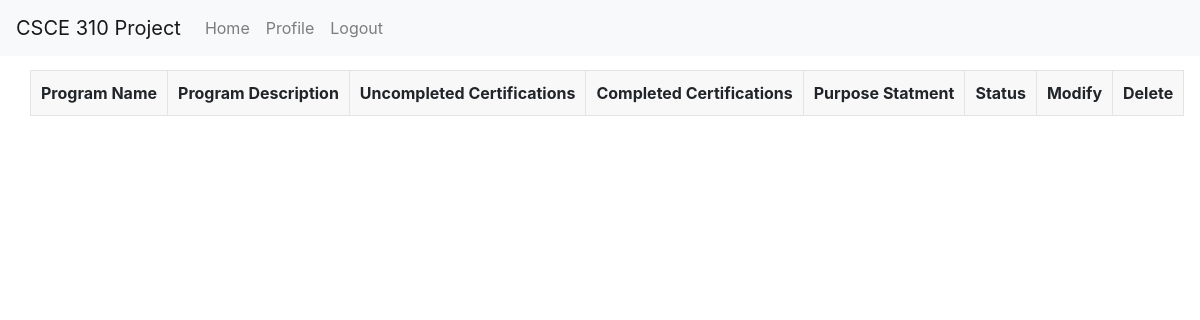
The app's page /app/application_review (signed in), older data.
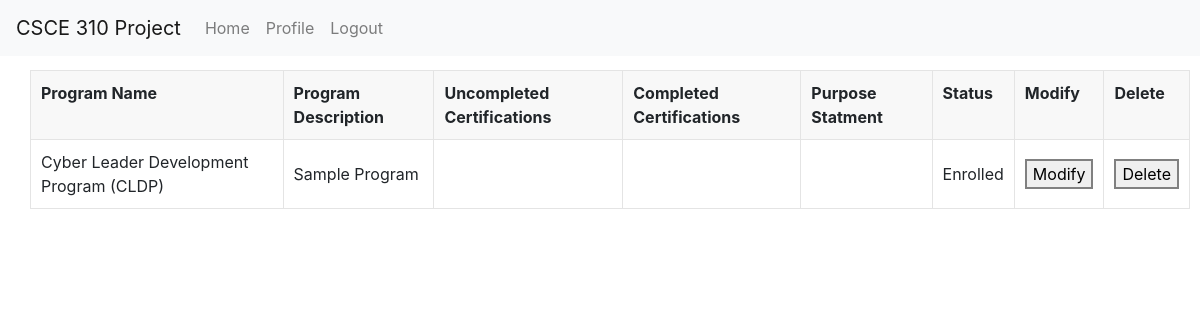
The same page, newer data.
### tables this page shows
CREATE TABLE Application (
                    app_num INTEGER PRIMARY KEY AUTOINCREMENT,
                    program_num INTEGER,
                    UIN INTEGER,
                    uncom_cert TEXT,
                    com_cert TEXT,
                    purpose_statement TEXT,
                    FOREIGN KEY(program_num) REFERENCES Programs(program_num),
                    FOREIGN KEY(UIN) REFERENCES College_students(UIN)
                    );

CREATE TABLE Programs (
                    program_num INTEGER PRIMARY KEY AUTOINCREMENT,
                    name TEXT,
                    description TEXT,
                    archived INTEGER
                    );

### routes/application.py (the view)
@application_bp.route('/application_review')
def application_review():
    conn = get_db_connection()
    applied_programs = get_applied_programs(conn, current_user.uin)
    conn.close()
    return render_template('student/application_review.html', applied_programs=applied_programs)

### app.py (called while the page is built)
@login_manager.user_loader
def load_user(UIN):
    return User(UIN)

### db.py (called while the page is built)
def get_db_connection():
    conn = sqlite3.connect('database.db')
    conn.row_factory = sqlite3.Row
    return conn

### util/Programs.py (called while the page is built)
def get_applied_programs(conn, UIN):
  return conn.execute(f"SELECT * FROM View_ApplicationDetails Where UIN = {UIN}").fetchall()

### util/Users.py (called while the page is built)
def get_user(conn, UIN):
    query_result = conn.execute("SELECT * FROM View_CollegeStudentDetails WHERE UIN = ?", (UIN,)).fetchone()
    user_info = {}
    if not query_result:
        return user_info
    for column_name in query_result.keys():
        user_info[column_name] = query_result[column_name]
    return user_info

### templates/student/application_review.html (shortened to what this page needs)
<!DOCTYPE html>
<html lang="en">
<head>
  <link rel="stylesheet" href="../../static/general.css">
  <link rel="stylesheet" href="https://stackpath.bootstrapcdn.com/bootstrap/4.3.1/css/bootstrap.min.css">
</head>
<body>
  <nav class="navbar navbar-expand-lg navbar-light bg-light fixed-top">
    <a class="navbar-brand" href="#">CSCE 310 Project</a>
    <div class="collapse navbar-collapse" id="navbarNav">
        <ul class="navbar-nav">
            <li class="nav-item">
                <a class="nav-link" href="/">Home</a>
            </li>
            <li class="nav-item">
                <a class="nav-link" href="/profile">Profile</a>
            </li>
            <li class="nav-item">
                <a class="nav-link" href="/logout">Logout</a>
            </li>
        </ul>
    </div>
  </nav>
  <table>
    <tr>
      <th>Program Name</th>
      <th>Program Description</th>
      <th>Uncompleted Certifications</th>
      <th>Completed Certifications</th>
      <th>Purpose Statment</th>
      <th>Status</th>
      <th>Modify</th>
      <th>Delete</th>
    </tr>
    {% for program_app in applied_programs %}
    <tr>
      <td>{{ program_app.name }}</td>
      <td>{{ program_app.description }}</td>
      <td>{{ program_app.uncom_cert }}</td>
      <td>{{ program_app.com_cert }}</td>
      <td>{{ program_app.purpose_statement }}</td>
      <td>
        {% if program_app.status is not none %}
        {{ program_app.status }}
        {% else %}
        Pending
        {% endif %}
      </td>
      <td>
        <a href="/app/update_program_app/{{ program_app.app_num }}">
          <button>Modify</button>
        </a>
      </td>
      <td>
        <button onclick="deleteApp({{ program_app.app_num }})">Delete</button>
      </td>
    </tr>
    {% endfor %}
  </table>
</body>
</html>

Row changes from the older to the newer data that the page shows:
added Application: name "Cyber Leader Development Program (CLDP)", description "Sample Program", status "Enrolled"
